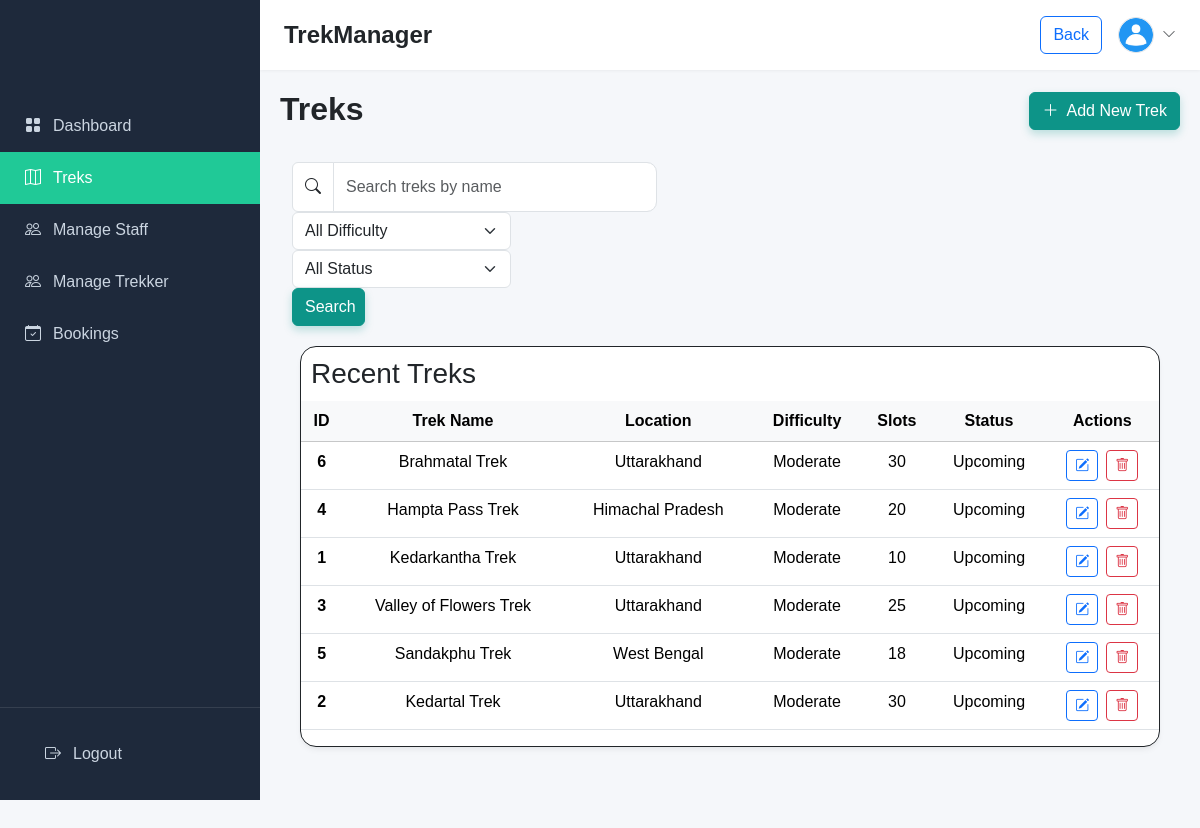
The page /admin_trek on the database as committed earlier.
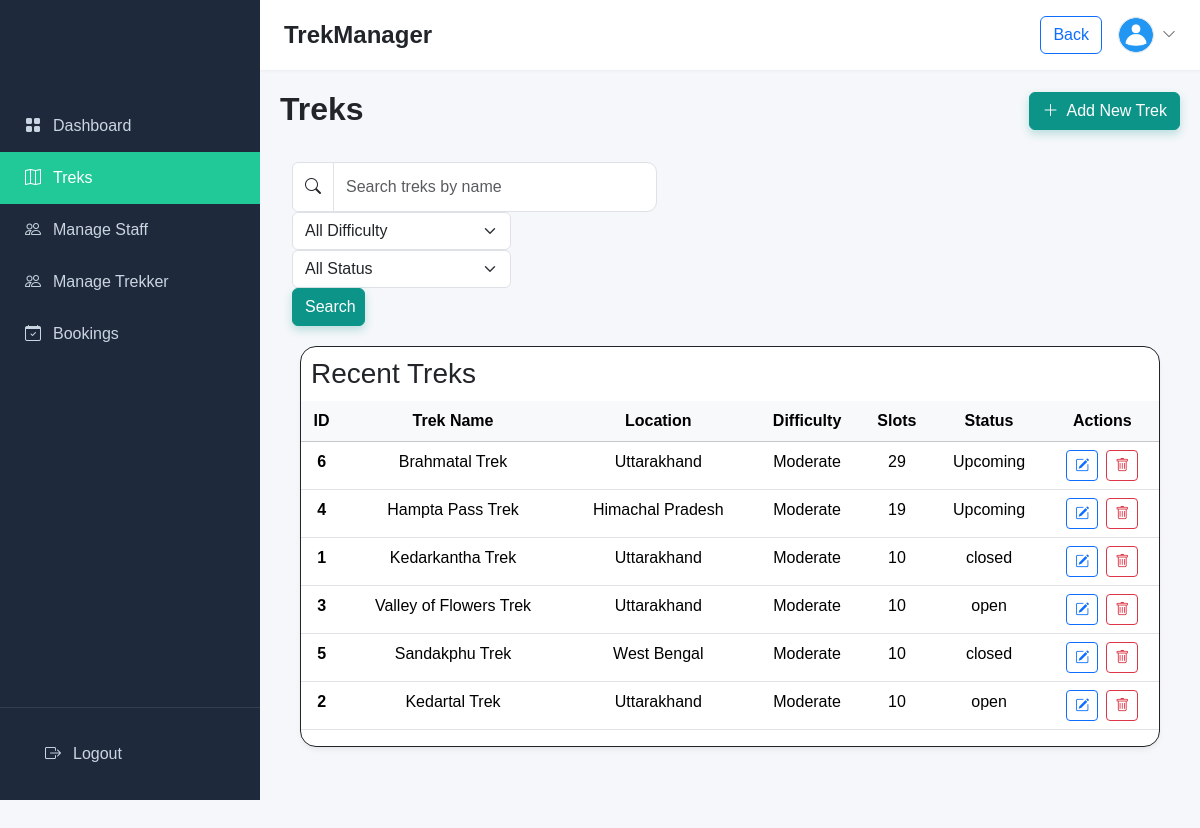
The same page on the database as committed later.
### application/models.py (models this page shows)
class Trek(db.Model):
    __tablename__ = "treks"
    id = db.Column(db.Integer, primary_key=True)
    trekname = db.Column(db.String(), nullable = False)
    location = db.Column(db.String(), nullable = False)
    difficulty = db.Column(db.String(), nullable = False, default = 'Moderate')
    duration = db.Column(db.String(), nullable = False)
    slots = db.Column(db.Integer(), nullable = False)
    status = db.Column(db.String(), default = 'pending') #Pending, Approved, Open, Full, Closed, Completed
    start_date = db.Column(db.DateTime(), nullable = False)
    end_date = db.Column(db.DateTime(), nullable = False)
    description = db.Column(db.Text(), nullable = False)
    sname = db.Column(db.String(), nullable = False)
    staff_id = db.Column(db.Integer, db.ForeignKey('staff_profile.id'))
    bookings = db.relationship('Booking', backref='trek', lazy=True, cascade='all, delete-orphan')

### application/auth.py (the view)
@auth_bp.route('/admin_trek', endpoint='admin_trek')
def trek():
    this_user = User.query.filter_by(role='admin').first()
    query = Trek.query.order_by(Trek.start_date.desc())
    search = request.args.get("search", "")
    difficulty = request.args.get("difficulty", "")
    status = request.args.get("status", "")
    if search:
        query = query.filter(
            Trek.name.ilike(f"%{search}%")
        )
    if difficulty:
        query = query.filter(
            Trek.difficulty == difficulty
        )
    if status:
        query = query.filter(
            Trek.status == status
        )
    treks = query.all()
    return render_template('templates/admin/admin_manage_trek.html', this_user=this_user, treks=treks)

### templates/admin/admin_manage_trek.html (shortened to what the changed rows need)
<!DOCTYPE html>
<html lang="en">
<head>
    <link href="https://cdn.jsdelivr.net/npm/bootstrap@5.3.3/dist/css/bootstrap.min.css" rel="stylesheet">
    <link href="https://cdn.jsdelivr.net/npm/bootstrap-icons@1.11.3/font/bootstrap-icons.css" rel="stylesheet">
    <link rel="stylesheet" href="/static/style.css">
</head>
<body>
<div class="wrapper">
    <main class="main-content">
        <header class="top-navbar">
            <div class="d-flex align-items-center gap-2">
                <h1 class="h4 mb-0 fw-bold d-none d-sm-block">TrekManager</h1>
            </div>
        </header>
        <div class="content-body">
            <div style="margin-bottom: 30px;">
                <div class="row align-items-center">
                    <div class="col-md-8">
                        <h2 class="fw-bold mb-1">Treks</h2>
                    </div>
                </div>
            </div>
            <div class="main-table">
                <table class="table text-center table-hover">
                    <thead class="table-light">
                        <tr>
                        <th scope="col">ID</th>
                        <th scope="col">Trek Name</th>
                        <th scope="col">Location</th>
                        <th scope="col">Difficulty</th>
                        <th scope="col">Slots</th>
                        <th scope="col">Status</th>
                        <th scope="col">Actions</th>
                        </tr>
                    </thead>
                    <tbody>
                        {% for trek in treks %}
                        <tr>
                            <th scope="row">{{ trek.id}}</th>
                            <td>{{ trek.trekname }}</td>
                            <td>{{ trek.location }}</td>
                            <td>{{ trek.difficulty }}</td>
                            <td>{{ trek.slots }}</td>
                            <td>{{ trek.status }}</td>
                            <td>
                                <div class="d-inline-flex gap-2">
                                    <a href="#" class="btn btn-sm btn-outline-primary" title="Edit"><i class="bi bi-pencil-square"></i></a>
                                    <button class="btn btn-sm btn-outline-danger btn-delete" title="Delete"><i class="bi bi-trash"></i></button>
                                </div>
                            </td>
                        </tr>
                        {% endfor %}
                    </tbody>
                </table>
            </div>
        </div>
    </main>
</body>
</html>

Rows that differ between the two databases and show on the page:
changed Trek "Brahmatal Trek": slots "30" → "29"
changed Trek "Hampta Pass Trek": slots "20" → "19"
changed Trek "Kedarkantha Trek": status "Upcoming" → "closed"
changed Trek "Valley of Flowers Trek": slots "25" → "10"; status "Upcoming" → "open"
changed Trek "Sandakphu Trek": slots "18" → "10"; status "Upcoming" → "closed"
changed Trek "Kedartal Trek": slots "30" → "10"; status "Upcoming" → "open"
